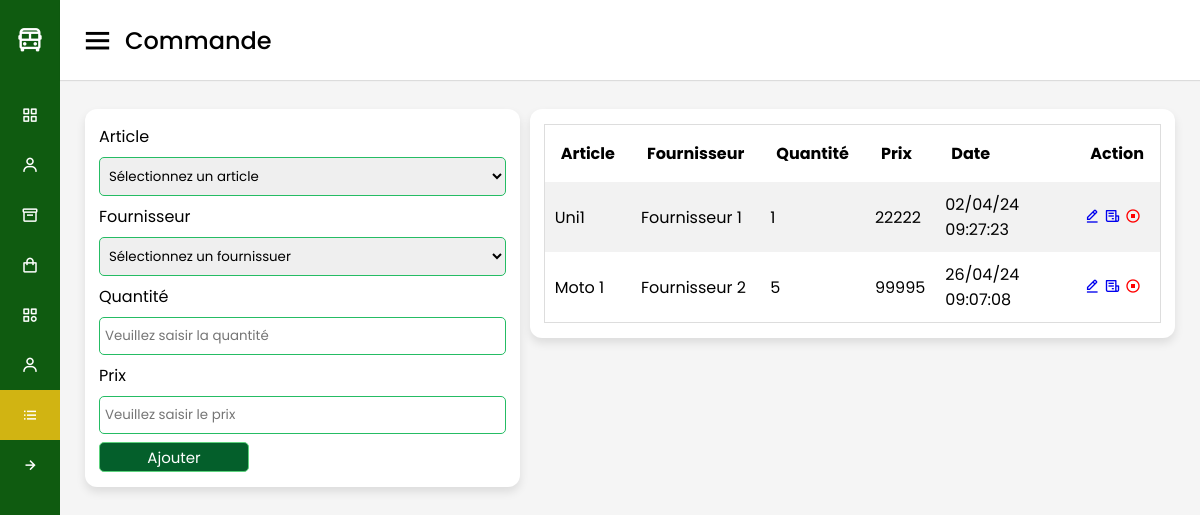
The page /vue/commande.php on the database its author committed.
### tables this page shows
CREATE TABLE `commande` (
  `id` int(11) NOT NULL,
  `id_article` int(11) NOT NULL,
  `id_fournisseur` int(11) NOT NULL,
  `quantite` int(11) NOT NULL,
  `prix` int(11) NOT NULL,
  `date_commande` timestamp NOT NULL DEFAULT current_timestamp(),
  `etat` enum('0','1') NOT NULL DEFAULT '1'
);

CREATE TABLE `article` (
  `id` int(11) NOT NULL,
  `nom_article` varchar(50) NOT NULL,
  `id_categorie` int(11) NOT NULL,
  `quantite` int(11) NOT NULL,
  `prix_unitaire` int(11) NOT NULL,
  `date_fabrication` datetime NOT NULL
);

CREATE TABLE `fournisseur` (
  `id` int(11) NOT NULL,
  `nom` varchar(30) NOT NULL,
  `prenom` varchar(30) NOT NULL,
  `telephone` varchar(15) NOT NULL,
  `adresse` varchar(50) NOT NULL
);

### model/function.php (called while the page is built, shortened)
<?php
function getCommande($id=null)
{
    if (!empty($id)) {
        $sql= "SELECT nom_article, nom, prenom, co.quantite, prix, date_commande, co.id, prix_unitaire, adresse, telephone
        FROM fournisseur AS f, commande AS co, article AS a WHERE co.id_article=a.id AND co.id_fournisseur=f.id AND co.id=?";
        $req= $GLOBALS['connexion']->prepare($sql);
        $req->execute(array($id));
        return $req->fetch();
        }
    else {
        $sql= "SELECT nom_article, nom, prenom, co.quantite, prix, date_commande, co.id, a.id AS idArticle
        FROM fournisseur AS f, commande AS co, article AS a WHERE co.id_article=a.id AND co.id_fournisseur=f.id";
        $req= $GLOBALS['connexion']->prepare($sql);
        $req->execute();
        return $req->fetchAll();
    }
}

### vue/commande.php (the view, shortened to what this page needs)
<?php
include 'entete.php';
?>
<div class="home-content">
    <div class="overview-boxes">
        <div class="box">
            <form action="<?= !empty($_GET['id']) ? "../model/modifCommande.php" : "../model/ajoutCommande.php" ?>" method="post">
                <label for="id_article">Article</label>
                <select onchange="setPrix()" name="id_article" id="id_article">
                <option disabled selected>Sélectionnez un article</option>
                </select>
                <label for="id_fournisseur">Fournisseur</label>
                <select name="id_fournisseur" id="id_fournisseur">
                <option disabled selected>Sélectionnez un fournissuer</option>
                </select>
                <label for="quantite">Quantité</label>
                <input onkeyup="setPrix()" value="<?= !empty($_GET['id']) ? $article['quantite'] : "" ?>" type="number" name="quantite" id="quantite" placeholder="Veuillez saisir la quantité">
                <label for="prix">Prix</label>
                <input value="<?= !empty($_GET['id']) ? $article['prix'] : "" ?>" type="number" name="prix" id="prix" placeholder="Veuillez saisir le prix">
                <button type="submit"><?= !empty($_GET['id']) ? "Modifier" : "Ajouter" ?></button>
            </form>
        </div>
        <div class="box">
            <table class="mtable">
                <tr>
                    <th>Article</th>
                    <th>Fournisseur</th>
                    <th>Quantité</th>
                    <th>Prix</th>
                    <th>Date</th>
                    <th>Action</th>
                </tr>
                <?php
                $vente = getCommande();
                if(!empty($vente) && is_array($vente)){
                    foreach ($vente as $key => $value) {
                        ?>
                        <tr>
                            <td><?= $value['nom_article'] ?></td>
                            <td><?= $value['nom']." ".$value['prenom'] ?></td>
                            <td><?= $value['quantite'] ?></td>
                            <td><?= $value['prix'] ?></td>
                            <td><?= date('d/m/y h:i:s', strtotime($value['date_commande'])) ?></td>
                            <td>
                                <a href="?id=<?= $value['id'] ?>"><i class='bx bx-edit-alt'></i></a>
                                <a href="recuCommande.php?id=<?= $value['id'] ?>"><i class='bx bx-receipt'></i></a>
                                <a onclick="annuleCommande(<?= $value['id'] ?>,
                                                        <?= $value['idArticle'] ?>,
                                                        <?= $value['quantite'] ?>)"
                                    style="color: red;"> <i class='bx bx-stop-circle'></i></a>
                            </td>
                        </tr>
                        <?php
                    }
                }
                ?>
            </table>
        </div>
    </div>
</div>
<?php
include 'pied.php';
?>

### public/style.css (style rules this page uses)
* { margin: 0; padding: 0; box-sizing: border-box; font-family: "Poppins", sans-serif; }
.home-section .home-content { position: relative; padding-top: 104px; }
.home-content .overview-boxes { display: flex; align-items: flex-start; justify-content: space-between; flex-wrap: nowrap; padding: 0 20px; margin-bottom: 26px; }
.overview-boxes .box { display: flex; align-items: center; justify-content: center; min-width: calc(100% / 4 - 15px); background: #fff; padding: 15px 14px; border-radius: 12px; box-shadow: 0 5px 10px rgba(0, 0, 0, 0.1); margin: 5px; }
input, textarea, select { margin-bottom: 10px; box-sizing: border-box; width: 100%; margin: 8px 0; padding: 8px 5px; border-radius: 5px; border: 1px solid #25bc64; }
button { background-color: rgb(4, 95, 43); color: white; width: 150px; height: 30px; border: 1px solid #5cd27d; font-size: 15px; border-radius: 5px; }
label { display: block; }
form { width: 100%; }
table.mtable { width: 100%; border-collapse: collapse; width: 100%; border: 1px solid #ddd; }
th, td { text-align: left; padding: 16px; }
table.mtable tr:nth-child(even) { background: #f2f2f2; }
table.mtable td { padding: 10px; }

### rows shown on the page
commande: id_article.nom_article "Uni1", id_fournisseur.nom "Fournisseur", id_fournisseur.prenom "1", quantite "1", prix "22222", date_commande "02/04/24 09:27:23"
commande: id_article.nom_article "Moto 1", id_fournisseur.nom "Fournisseur", id_fournisseur.prenom "2", quantite "5", prix "99995", date_commande "26/04/24 09:07:08"

### other values the page prints
str_replace(".php", "",basename($_SERVER['PHP_SELF'])) "Commande"
